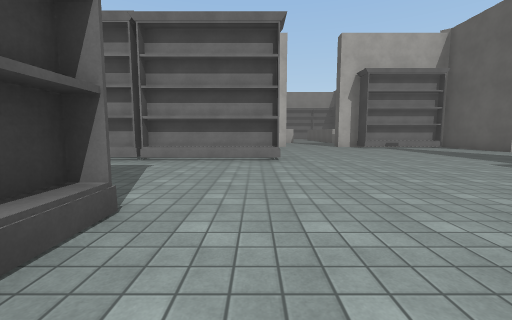
[1] (above)

24 first-person views from a walk through a scene from a Unity 3-D project. The camera is 1.2 m above the floor, tilts 6° down and sees 90° across. The floor is counted in squares, 2 m on a side. Each view is taken from the middle of a square. On the plan, view 1 faces up. The plan holds only what a view shows up to about 9 squares ahead; the rest is blank. The place goes on beyond the plan. The player character is not drawn. Surface patterns are stand-ins for the level's own textures.

[2]
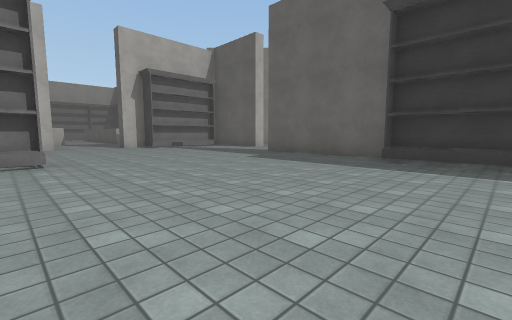

[3]
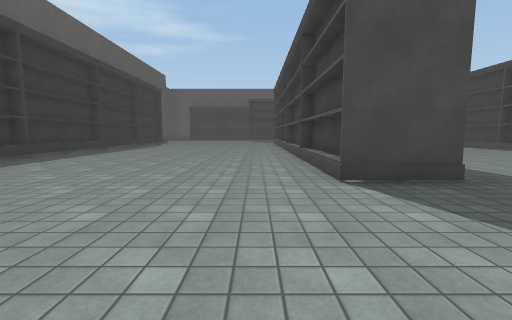

[4]
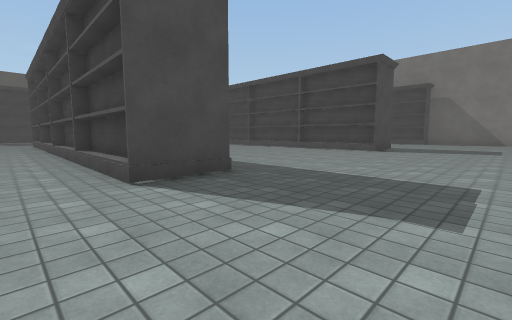

[5]
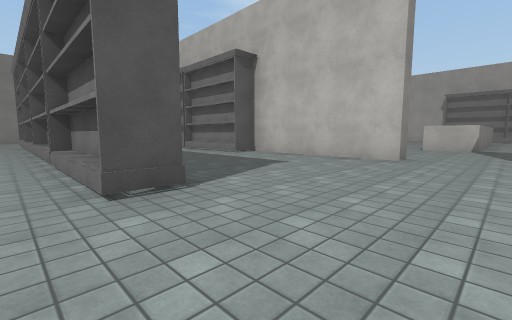

[6]
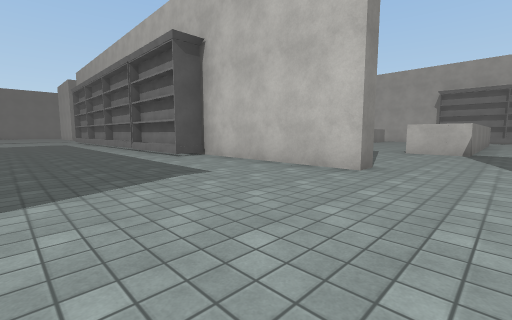

[7]
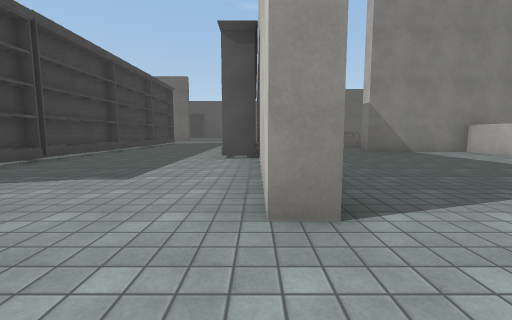

[8]
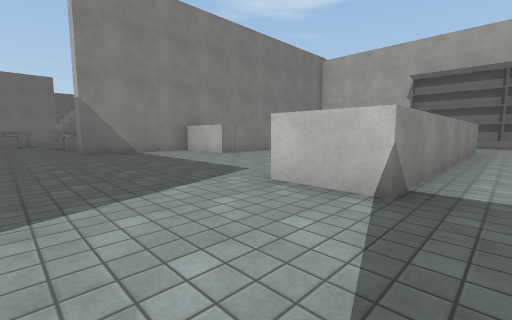

[9]
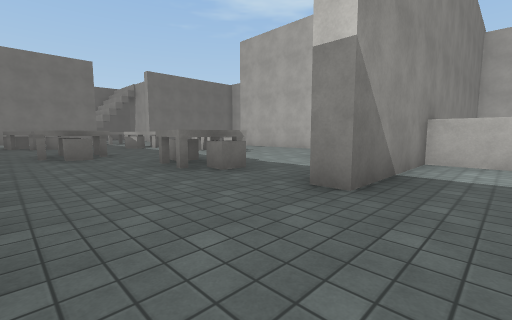

[10]
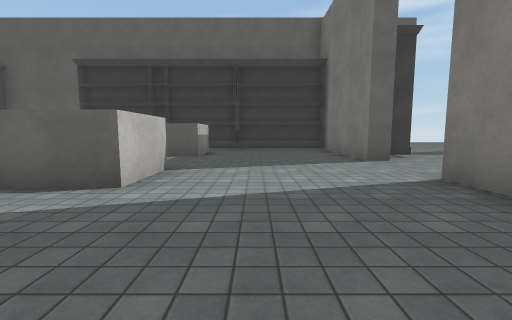

[11]
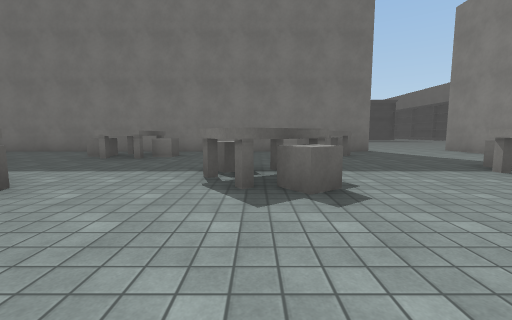

[12]
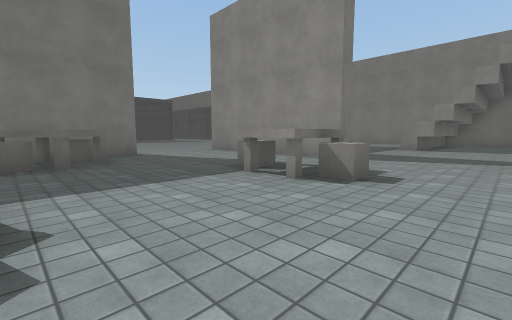

[13]
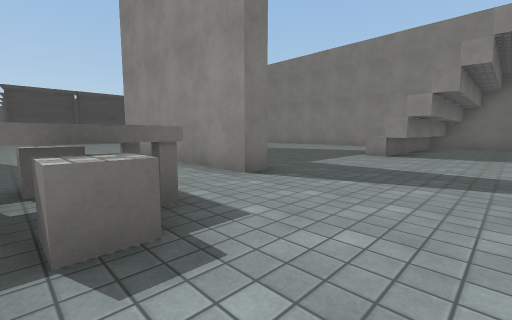

[14]
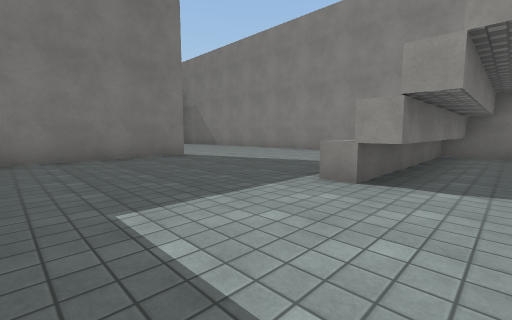

[15]
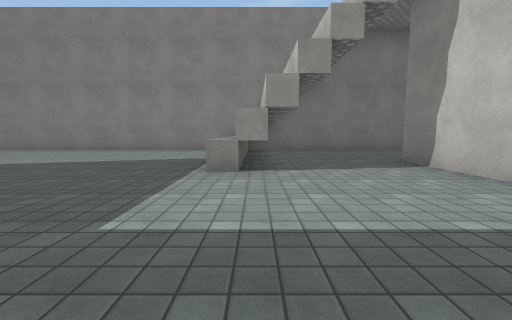

[16]
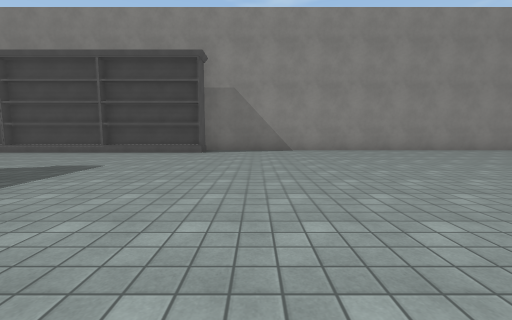

[17]
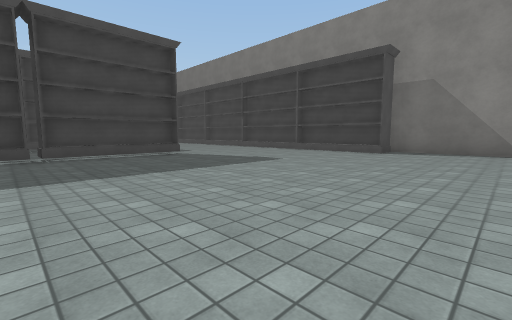

[18]
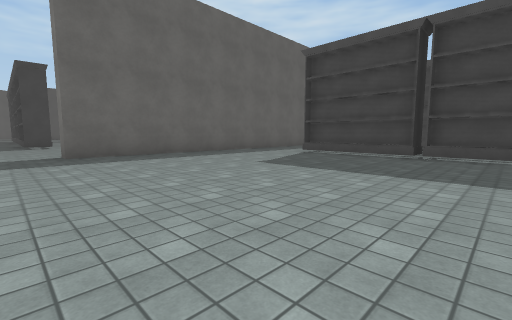

[19]
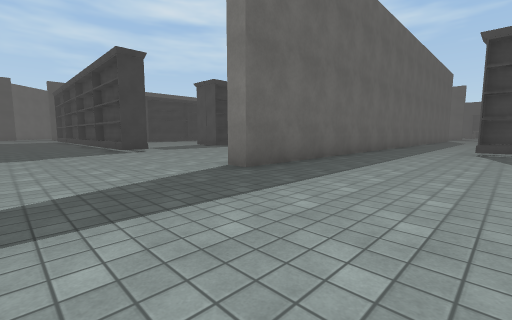

[20]
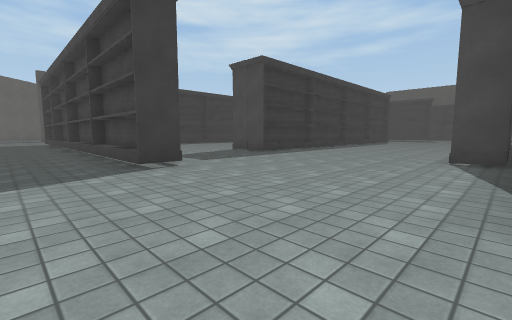

[21]
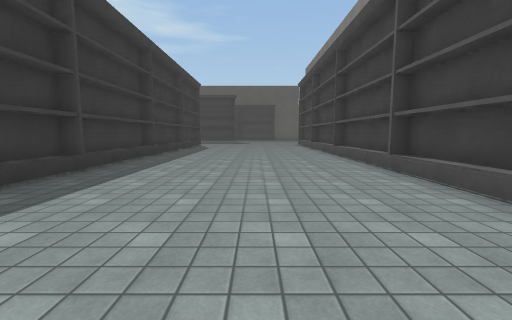

[22]
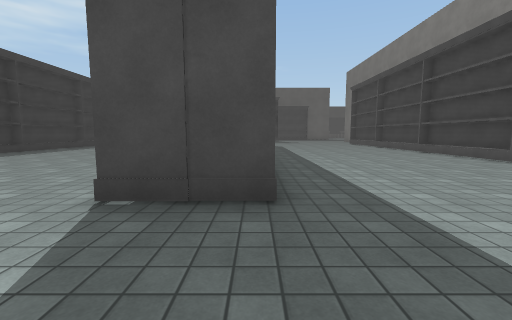

[23]
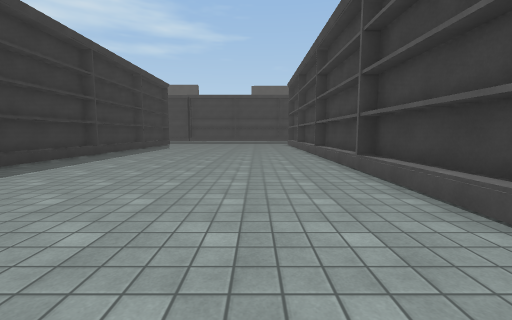

[24]
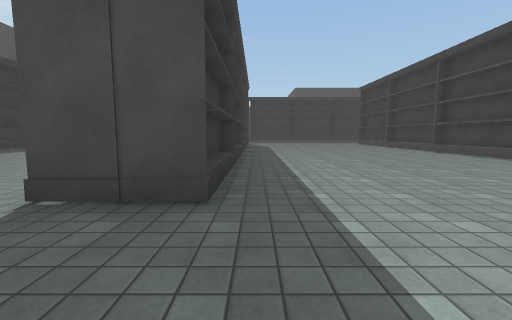

### Floor plan
Key: @ floor where view 1 was taken; # wall or solid block; . floor; ^ raised ledge; B bookshelf; C cube; O other object.
Columns run from 31 left of view 1 to 8 right of it. Each row starts with its distance up from view 1.
 20 #...###         .          #     #.   B
 19 #..................  ..    #..   #.   BB
 18 #..................C ... ###...  #.   B
 17 ######.....CC..CC...OO...#......##.   B
 16 #........#.CC...C........#......##..##BB
 15 #........#............CC.#............B
 14 #........#.....C...^...^..............B
 13 #........#....CC..CCC.................B
 12 #........#....C.............  ........B
 11 #....#####...####  #  #BB#BB#####..#BB
 10 #.....   ....           .............
  9 #......  ..............................#
  8 #........  .............................
  7 #......................................
  6 #.............#.....BBBBBBBBBBBB......
  5 #.............#.......................#
  4 #B............#.......................#
  3 ##............#.......................#
  2  #............##......................#
  1  #.............#.....B#......BB......B
  0  B....BBBBBB...#.....B#......BB@.....B
 -1  B. ...........B.....BB......BB......B
 -2  O      .   .. #.....B#......BB......B
 -3         .      #.....B#......BB......B
 -4       BBBOOO   #B....BB......BB......B
 -5                B.....BB......BB.    .B
 -6                B.....BB......BB.     B

Where each view was taken, in squares from view 1:
view 1: 0 up, 0 right, facing up
view 2: 0 up, 0 right, facing up-right
view 3: 5 up, 0 right, facing down
view 4: 5 up, 0 right, facing down-left
view 5: 5 up, 3 right, facing up-left
view 6: 7 up, 3 right, facing up-left
view 7: 11 up, 3 right, facing left
view 8: 13 up, 3 right, facing up-left
view 9: 12 up, 4 left, facing up-left
view 10: 14 up, 2 left, facing right
view 11: 20 up, 15 left, facing down
view 12: 19 up, 16 left, facing down-left
view 13: 19 up, 19 left, facing down-left
view 14: 18 up, 23 left, facing down-left
view 15: 17 up, 22 left, facing left
view 16: 6 up, 22 left, facing left
view 17: 7 up, 22 left, facing down-left
view 18: 7 up, 24 left, facing down-right
view 19: 9 up, 20 left, facing down-right
view 20: 8 up, 16 left, facing down-right
view 21: 3 up, 13 left, facing down
view 22: 4 up, 10 left, facing down
view 23: 3 up, 7 left, facing down
view 24: 4 up, 3 left, facing down
